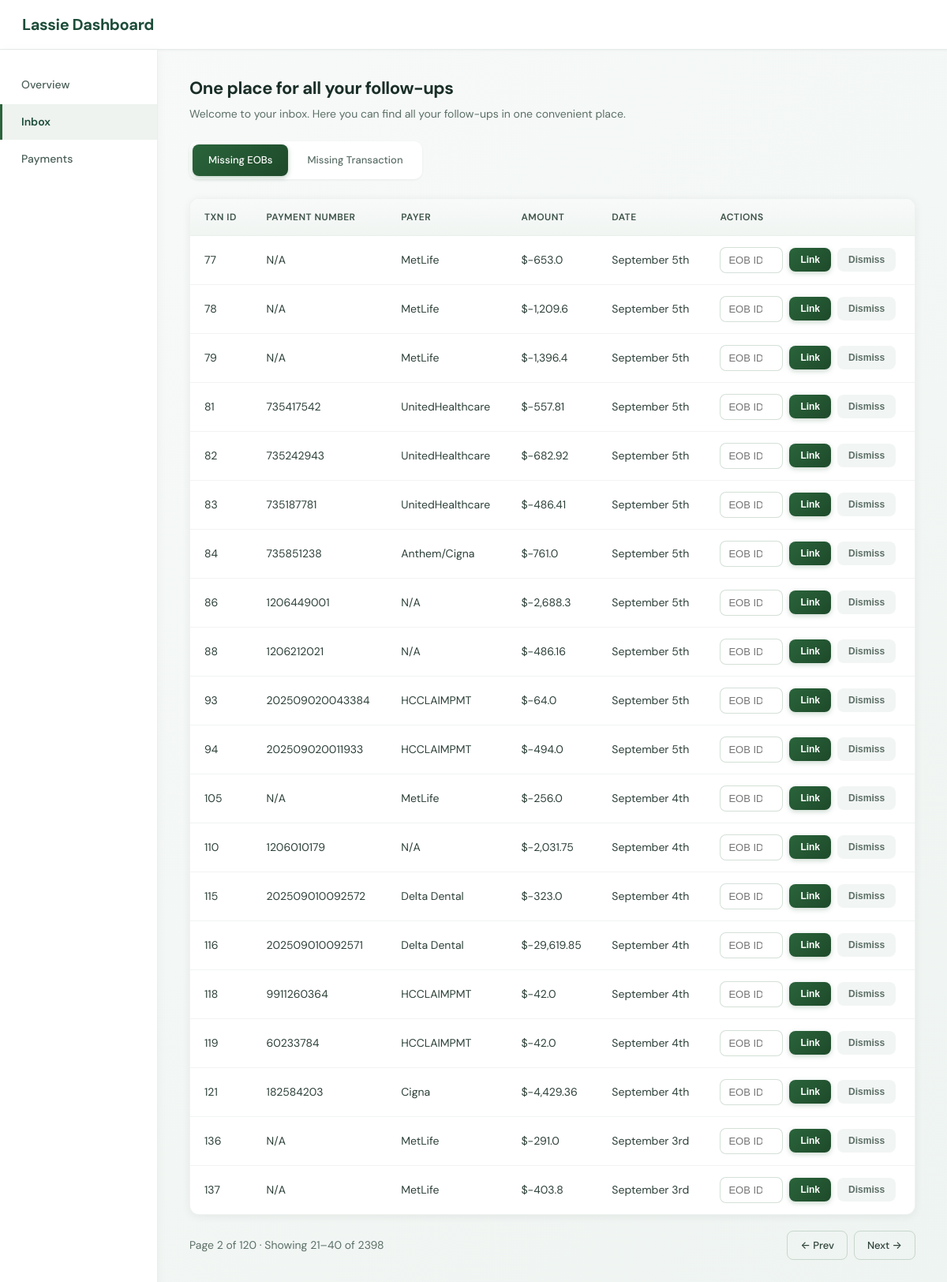
The page /?section=inbox&tab=missing_eobs&page=1&page_size=20&sort_by=date&sort_order=desc on the database its author committed.
### bank_reconciliation/db/models.py (models this page shows)
class BaseModel(Model):
    class Meta:
        database = db

class TransactionClassification(BaseModel):
    id = AutoField(primary_key=True)
    bank_transaction = ForeignKeyField(
        BankTransaction, unique=True, backref="classification"
    )
    is_insurance = BooleanField()
    label = CharField(null=True)  # e.g. "HCCLAIMPMT", "MetLife", "noise"
    confidence = FloatField(default=1.0)  # 0.0–1.0
    class Meta:
        table_name = "transaction_classifications"

class BankTransaction(BaseModel):
    id = AutoField(primary_key=True)
    amount = IntegerField()  # cents
    note = TextField(null=True)
    received_at = DateTimeField()
    class Meta:
        table_name = "bank_transactions"

### bank_reconciliation/dashboard.py (the view)
@app.get("/", response_class=HTMLResponse)
def dashboard(
    request: Request,
    section: str = Query(
        "inbox", pattern="^(inbox|payments|overview)$"
    ),
    tab: str = Query("missing_eobs", pattern="^(missing_eobs|missing_txn)$"),
    page: int = Query(0, ge=0),
    page_size: int = Query(20, ge=1, le=100),
    sort_by: str = Query("date", pattern="^(date|payer|payment_number|amount|method)$"),
    sort_order: str = Query("desc", pattern="^(asc|desc)$"),
):
    if section == "overview":
        stats = engine.get_stats()
        return templates.TemplateResponse(
            "dashboard.html",
            {
                "request": request,
                "section": section,
                "tab": tab,
                "view": "overview",
                "stats": stats,
                "page": page,
                "page_size": page_size,
                "sort_by": "date",
                "sort_order": "desc",
            },
        )
    if section == "payments":
        result = engine.get_dashboard_payments(
            page=page,
            page_size=page_size,
            sort_by=sort_by,
            sort_order=sort_order,
        )
        view = "payments"
    elif tab == "missing_txn":
        result = engine.get_missing_bank_transactions(page=page, page_size=page_size)
        view = "missing_txn"
    else:
        result = engine.get_missing_payment_eobs(page=page, page_size=page_size)
        view = "missing_eobs"
    start_idx = result.page * result.page_size + 1
    end_idx = min(start_idx + len(result.items) - 1, result.total_count)
    if section != "payments":
        sort_by = "date"
        sort_order = "desc"
    return templates.TemplateResponse(
        "dashboard.html",
        {
            "request": request,
            "section": section,
            "tab": tab,
            "view": view,
            "result": result,
            "page": page,
            "page_size": page_size,
            "start_idx": start_idx,
            "end_idx": end_idx,
            "sort_by": sort_by,
            "sort_order": sort_order,
        },
    )

### bank_reconciliation/templates/dashboard.html (shortened to what this page needs)
<!DOCTYPE html>
<html lang="en">
<head>
</head>
<body>
<div class="header"><h1>Lassie Dashboard</h1></div>
<div class="layout">
  <nav class="sidebar">
    <a href="/?section=overview&page_size={{ page_size }}" class="{{ 'active' if section == 'overview' else '' }}">Overview</a>
    <a href="/?section=inbox&tab=missing_eobs&page=0&page_size={{ page_size }}" class="{{ 'active' if section == 'inbox' else '' }}">Inbox</a>
    <a href="/?section=payments&page=0&page_size={{ page_size }}" class="{{ 'active' if section == 'payments' else '' }}">Payments</a>
  </nav>
  <main class="content">
    {% if section == "overview" %}
      <div class="section-title">Reconciliation Overview</div>
      <div class="section-subtitle">Classification and reconciliation statistics at a glance.</div>
      <div class="pipeline-actions" style="margin-bottom: 20px;">
        <button type="button" id="run-pipeline-btn" class="btn-run-pipeline">Run pipeline</button>
        <span id="pipeline-status" class="pipeline-status"></span>
      </div>
      <div class="stats-grid">
        <div class="stats-card">
          <h3>Total Transactions</h3>
          <div class="value">{{ stats.total_transactions | intcomma }}</div>
        </div>
        <div class="stats-card">
          <h3>Insurance</h3>
          <div class="value">{{ stats.insurance_count | intcomma }}</div>
          <div class="bar-container">
            <div class="bar-fill insurance" style="width: {{ (100 * stats.insurance_count / stats.total_transactions) if stats.total_transactions else 0 }}%"></div>
          </div>
        </div>
        <div class="stats-card">
          <h3>Not Insurance</h3>
          <div class="value">{{ stats.not_insurance_count | intcomma }}</div>
          <div class="bar-container">
            <div class="bar-fill not-insurance" style="width: {{ (100 * stats.not_insurance_count / stats.total_transactions) if stats.total_transactions else 0 }}%"></div>
          </div>
        </div>
        <div class="stats-card">
          <h3>Unknown</h3>
          <div class="value">{{ stats.unknown_count | intcomma }}</div>
          <div class="bar-container">
            <div class="bar-fill unknown" style="width: {{ (100 * stats.unknown_count / stats.total_transactions) if stats.total_transactions else 0 }}%"></div>
          </div>
        </div>
      </div>
      <div class="section-title" style="margin-top: 24px;">Reconciliation</div>
      <div class="stats-grid">
        <div class="stats-card">
          <h3>Total EOBs</h3>
          <div class="value">{{ stats.total_eobs | intcomma }}</div>
        </div>
        <div class="stats-card">
          <h3>Matched</h3>
          <div class="value">{{ stats.matched_count | intcomma }}</div>
          <div class="bar-container">
            <div class="bar-fill matched" style="width: {{ (100 * stats.matched_count / stats.total_eobs) if stats.total_eobs else 0 }}%"></div>
          </div>
        </div>
        <div class="stats-card">
          <h3>Unmatched EOBs</h3>
          <div class="value">{{ stats.unmatched_eob_count | intcomma }}</div>
        </div>
        <div class="stats-card">
          <h3>Unmatched Txns</h3>
          <div class="value">{{ stats.unmatched_txn_count | intcomma }}</div>
        </div>
        <div class="stats-card">
          <h3>Auto Matched</h3>
          <div class="value">{{ stats.auto_match_count | intcomma }}</div>
        </div>
        <div class="stats-card">
          <h3>Manual Matched</h3>
          <div class="value">{{ stats.manual_match_count | intcomma }}</div>
        </div>
      </div>
      {% if stats.match_by_method %}
      <div class="section-title" style="margin-top: 28px;">By Match Method</div>
      <div class="table-wrapper" style="max-width: 400px;">
      <table>
        <thead>
          <tr><th>Method</th><th>Count</th></tr>
        </thead>
        <tbody>
          {% for method, count in stats.match_by_method.items() %}
          <tr>
            <td>{{ method }}</td>
            <td>{{ count | intcomma }}</td>
          </tr>
          {% endfor %}
        </tbody>
      </table>
      </div>
      {% endif %}
    {% elif section == "inbox" %}
      <div class="section-title">One place for all your follow-ups</div>
      <div class="section-subtitle">Welcome to your inbox. Here you can find all your follow-ups in one convenient place.</div>
      <div class="tabs">
        <a href="/?section=inbox&tab=missing_eobs&page=0&page_size={{ page_size }}" class="{{ 'active' if tab == 'missing_eobs' else '' }}">Missing EOBs</a>
        <a href="/?section=inbox&tab=missing_txn&page=0&page_size={{ page_size }}" class="{{ 'active' if tab == 'missing_txn' else '' }}">Missing Transaction</a>
      </div>
      {% if view == "missing_eobs" %}
      <div class="table-wrapper">
      <table>
        <thead>
          <tr><th>Txn ID</th><th>Payment Number</th><th>Payer</th><th>Amount</th><th>Date</th><th>Actions</th></tr>
        </thead>
        <tbody>
          {% for task in result.items %}
          <tr data-transaction-id="{{ task.transaction_id }}" data-row-type="missing_eob">
            <td>{{ task.transaction_id }}</td>
            <td>{{ task.payment_number or "N/A" }}</td>
            <td>{{ task.payer_name or "N/A" }}</td>
            <td>{{ task.amount | format_currency }}</td>
            <td>{{ task.received_at | format_date }}</td>
            <td>
              <div class="reconcile-actions">
                <input type="number" placeholder="EOB ID" min="1" data-link-id />
                <button type="button" class="btn-link" data-action="link">Link</button>
                <button type="button" class="btn-dismiss" data-action="dismiss-txn">Dismiss</button>
              </div>
            </td>
          </tr>
          {% endfor %}
        </tbody>
      </table>
      </div>
      {% endif %}
    {% endif %}
    {% if section != "overview" and result and result.total_count > 0 %}
    <div class="pagination">
      <span class="info">Page {{ result.page + 1 }} of {{ result.total_pages }} &middot; Showing {{ start_idx }}&ndash;{{ end_idx }} of {{ result.total_count }}</span>
      <span class="nav">
        <a href="/?section={{ section }}&tab={{ tab }}&page={{ page - 1 }}&page_size={{ page_size }}&sort_by={{ sort_by }}&sort_order={{ sort_order }}" class="{{ 'disabled' if not result.has_prev else '' }}">&larr; Prev</a>
        <a href="/?section={{ section }}&tab={{ tab }}&page={{ page + 1 }}&page_size={{ page_size }}&sort_by={{ sort_by }}&sort_order={{ sort_order }}" class="{{ 'disabled' if not result.has_next else '' }}">Next &rarr;</a>
      </span>
    </div>
    {% endif %}
  </main>
</div>
</body>
</html>

### bank_reconciliation/templates/dashboard.html (style rules this page uses)
* { margin: 0; padding: 0; box-sizing: border-box; }
body { font-family: "DM Sans", -apple-system, BlinkMacSystemFont, "Segoe UI", Roboto, sans-serif; background: linear-gradient(135deg, #f8faf9 0%, #eef4f1 100%); color: #1a2e28; display: flex; flex-direction: column; min-height: 100vh; line-height: 1.5; }
.header { background: #fff; border-bottom: 1px solid rgba(42, 100, 59, 0.12); padding: 16px 28px; box-shadow: 0 1px 3px rgba(0,0,0,0.04); }
.header h1 { color: #1d4d3a; font-size: 20px; font-weight: 700; letter-spacing: -0.02em; }
.layout { display: flex; flex: 1; }
.sidebar { width: 200px; background: #fff; border-right: 1px solid rgba(42, 100, 59, 0.1); padding: 20px 0; flex-shrink: 0; box-shadow: 2px 0 12px rgba(0,0,0,0.03); }
.sidebar a { display: block; padding: 12px 24px; text-decoration: none; color: #4a5f57; font-weight: 500; font-size: 14px; transition: all 0.15s ease; border-left: 3px solid transparent; margin: 2px 0; }
.sidebar a.active { background: rgba(42, 100, 59, 0.08); color: #1d4d3a; border-left-color: #2a643b; font-weight: 600; }
.content { flex: 1; padding: 32px 40px; max-width: 1400px; }
.section-title { font-size: 22px; font-weight: 700; color: #1a2e28; margin-bottom: 6px; letter-spacing: -0.02em; }
.section-subtitle { color: #5c6f67; font-size: 14px; margin-bottom: 24px; line-height: 1.5; }
.tabs { display: flex; gap: 4px; margin-bottom: 24px; background: #fff; padding: 4px; border-radius: 10px; width: fit-content; box-shadow: 0 1px 3px rgba(0,0,0,0.06); }
.tabs a { padding: 10px 20px; text-decoration: none; font-size: 13px; font-weight: 500; color: #5c6f67; border-radius: 8px; transition: all 0.15s ease; }
.tabs a.active { color: #fff; background: linear-gradient(135deg, #2a643b 0%, #1e4a2a 100%); box-shadow: 0 2px 6px rgba(42, 100, 59, 0.3); }
.table-wrapper { background: #fff; border-radius: 12px; overflow: hidden; box-shadow: 0 2px 12px rgba(0,0,0,0.06); border: 1px solid rgba(42, 100, 59, 0.08); }
table { width: 100%; border-collapse: collapse; font-size: 14px; }
th { background: linear-gradient(180deg, #f8faf9 0%, #f0f5f2 100%); color: #3d5249; font-weight: 600; text-align: left; padding: 14px 18px; font-size: 12px; text-transform: uppercase; letter-spacing: 0.04em; border-bottom: 1px solid rgba(42, 100, 59, 0.1); }
td { padding: 14px 18px; border-bottom: 1px solid #f0f4f2; color: #2d4038; }
tbody tr:last-child td { border-bottom: none; }
tbody tr { transition: background 0.15s ease; }
.pagination { display: flex; align-items: center; justify-content: space-between; padding: 20px 0; font-size: 14px; color: #5c6f67; }
.pagination .nav { display: flex; gap: 8px; }
.pagination a { padding: 8px 16px; border: 1px solid rgba(42, 100, 59, 0.2); border-radius: 8px; text-decoration: none; color: #2d4038; font-weight: 500; font-size: 13px; transition: all 0.15s ease; }
.reconcile-actions { display: flex; gap: 8px; align-items: center; flex-wrap: wrap; }
.reconcile-actions input { width: 80px; padding: 8px 10px; font-size: 13px; border: 1px solid rgba(42, 100, 59, 0.2); border-radius: 8px; transition: border-color 0.15s ease; }
.reconcile-actions button { padding: 8px 14px; font-size: 12px; font-weight: 600; border-radius: 8px; border: none; cursor: pointer; transition: all 0.15s ease; }
.btn-link { background: linear-gradient(135deg, #2a643b 0%, #1e4a2a 100%); color: #fff; box-shadow: 0 2px 6px rgba(42, 100, 59, 0.25); }
.btn-dismiss { background: #f1f5f3; color: #5c6f67; }

### rows shown on the page
TransactionClassification: transaction_id "77", payment_number "N/A", label "MetLife", amount "$-653.0", received_at "September 5th"
TransactionClassification: transaction_id "78", payment_number "N/A", label "MetLife", amount "$-1,209.6", received_at "September 5th"
TransactionClassification: transaction_id "79", payment_number "N/A", label "MetLife", amount "$-1,396.4", received_at "September 5th"
TransactionClassification: transaction_id "81", payment_number "735417542", payer_name "UnitedHealthcare", amount "$-557.81", received_at "September 5th"
TransactionClassification: transaction_id "82", payment_number "735242943", payer_name "UnitedHealthcare", amount "$-682.92", received_at "September 5th"
TransactionClassification: transaction_id "83", payment_number "735187781", payer_name "UnitedHealthcare", amount "$-486.41", received_at "September 5th"
TransactionClassification: transaction_id "84", payment_number "735851238", payer_name "Anthem/Cigna", amount "$-761.0", received_at "September 5th"
TransactionClassification: transaction_id "86", payment_number "1206449001", payer_name "N/A", amount "$-2,688.3", received_at "September 5th"
TransactionClassification: transaction_id "88", payment_number "1206212021", payer_name "N/A", amount "$-486.16", received_at "September 5th"
TransactionClassification: transaction_id "93", payment_number "202509020043384", label "HCCLAIMPMT", amount "$-64.0", received_at "September 5th"
TransactionClassification: transaction_id "94", payment_number "202509020011933", label "HCCLAIMPMT", amount "$-494.0", received_at "September 5th"
TransactionClassification: transaction_id "105", payment_number "N/A", label "MetLife", amount "$-256.0", received_at "September 4th"
TransactionClassification: transaction_id "110", payment_number "1206010179", payer_name "N/A", amount "$-2,031.75", received_at "September 4th"
TransactionClassification: transaction_id "115", payment_number "202509010092572", payer_name "Delta Dental", amount "$-323.0", received_at "September 4th"
TransactionClassification: transaction_id "116", payment_number "202509010092571", payer_name "Delta Dental", amount "$-29,619.85", received_at "September 4th"
TransactionClassification: transaction_id "118", payment_number "9911260364", label "HCCLAIMPMT", amount "$-42.0", received_at "September 4th"
TransactionClassification: transaction_id "119", payment_number "60233784", label "HCCLAIMPMT", amount "$-42.0", received_at "September 4th"
TransactionClassification: transaction_id "121", payment_number "182584203", payer_name "Cigna", amount "$-4,429.36", received_at "September 4th"
TransactionClassification: transaction_id "136", payment_number "N/A", label "MetLife", amount "$-291.0", received_at "September 3rd"
TransactionClassification: transaction_id "137", payment_number "N/A", label "MetLife", amount "$-403.8", received_at "September 3rd"

### other values the page prints
{{ result.page + 1 }} "2"
{{ result.total_pages }} "120"
{{ start_idx }} "21"
{{ end_idx }} "40"
{{ result.total_count }} "2398"
